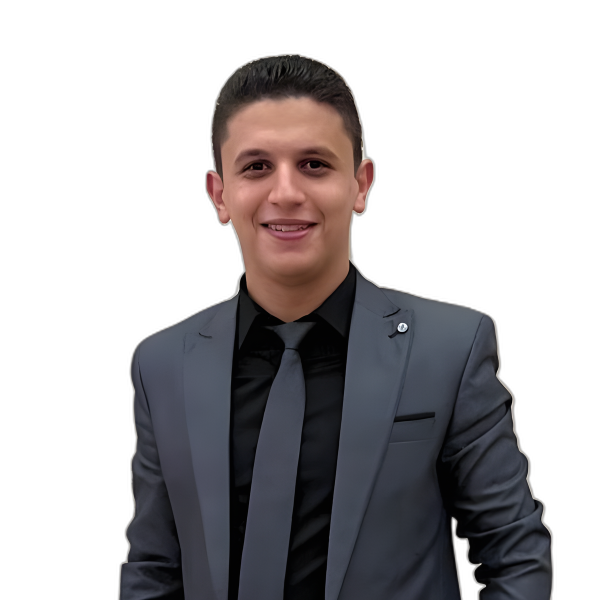
#> input picture logo/youssef-cutout.png, 1200 x 1200 px (shown at 1/2 size)
$ python scripts_build_new_badges_and_logos.py
#> lines starting #> are read from the running program, lines starting #| are printed output that depends on the picture; after the words box and inside, x2 and y2 are one past the last pixel; in counts of white or black regions, pixels touching at a corner belong together
import os
import base64
import numpy as np
from scipy.ndimage import distance_transform_edt
from PIL import Image, ImageDraw, ImageFilter, ImageChops, ImageFont

def hex_to_rgb(hex_str):
    hex_str = hex_str.lstrip('#')
    return tuple(int(hex_str[i:i+2], 16) for i in (0, 2, 4))

def make_gradient_circle(size, cx, cy, r, color1_hex, color2_hex):
    """Creates a smooth diagonal gradient clipped to a circle."""
    c1 = np.array(hex_to_rgb(color1_hex), dtype=float)
    c2 = np.array(hex_to_rgb(color2_hex), dtype=float)

    # Diagonal gradient grid
    y, x = np.ogrid[:size, :size]
    # Normalized coordinate along 135 degree diagonal
    t = ((x - (cx - r)) + (y - (cy - r))) / (2.0 * 2.0 * r)
    t = np.clip(t, 0.0, 1.0)[:, :, None]

    grad_rgb = ((1.0 - t) * c1 + t * c2).astype(np.uint8)

    # Circle mask
    dist_from_c = np.sqrt((x - cx)**2 + (y - cy)**2)
    circle_alpha = np.clip((r + 0.5 - dist_from_c) * 255.0, 0.0, 255.0).astype(np.uint8)

    grad_rgba = np.dstack([grad_rgb, circle_alpha])
    return Image.fromarray(grad_rgba, mode='RGBA')

def build_new_style_badge(
    output_png_path,
    output_webp_path,
    color_type='primary', # 'primary', 'accent', 'dual'
    canvas_size=1024,
    border_px=15
):
    """
    Builds the modern sticker-style avatar badge matching new.jpg:
    - No outer ring.
    - Solid circle background (or dual gradient).
    - White contour / sticker frame around Youssef's head, face, and suit.
    - Subtle soft drop shadow behind the white contour.
    - Head pops out slightly at the top.
    - Bottom curved cleanly to the circle boundary.
    """
#> called with output_png_path = 'logo/youssef-badge-primary-new.png', output_webp_path = 'logo/youssef-badge-primary-new.webp', color_type = 'primary', canvas_size = 1024, border_px = 15
    cutout = Image.open('logo/youssef-cutout.png').convert('RGBA')
#> cutout is the input picture: PIL image 1200x1200 RGBA; mean R, G, B, A 28.5, 25.8, 27.6, 104.1
    person_cropped = cutout.crop((228, 100, 1115, 930))
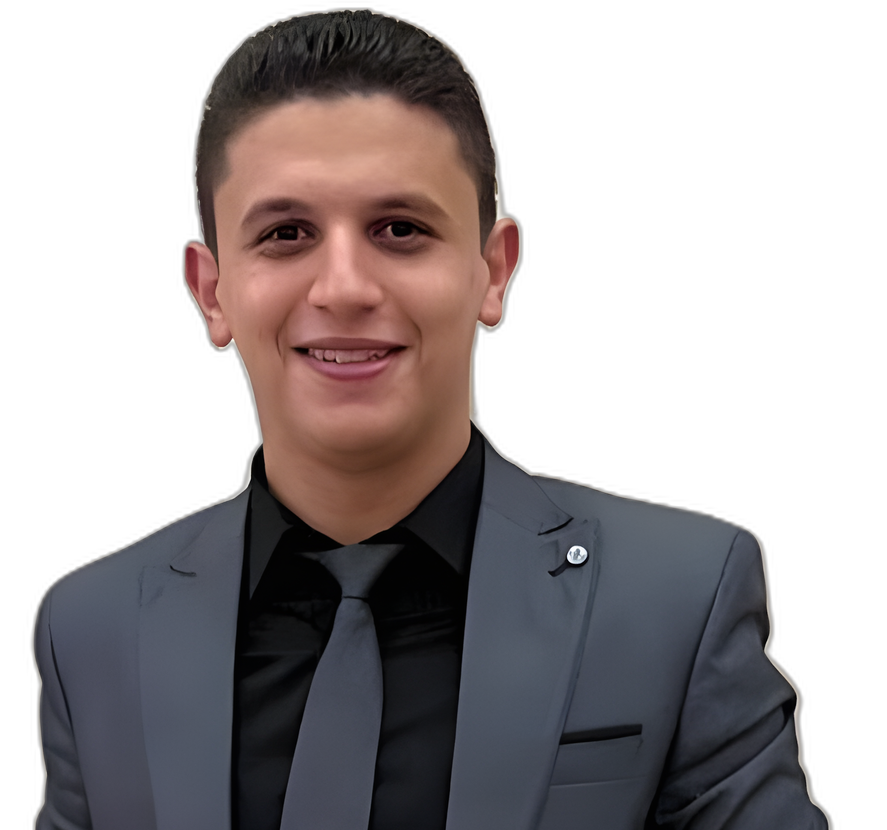
#> person_cropped: PIL image 887x830 RGBA; mean R, G, B, A 42.6, 36.6, 37.6, 127.4; transparent parts drawn white
    b = person_cropped.getbbox()
#> b = (22, 0, 842, 830)
    person = person_cropped.crop(b)
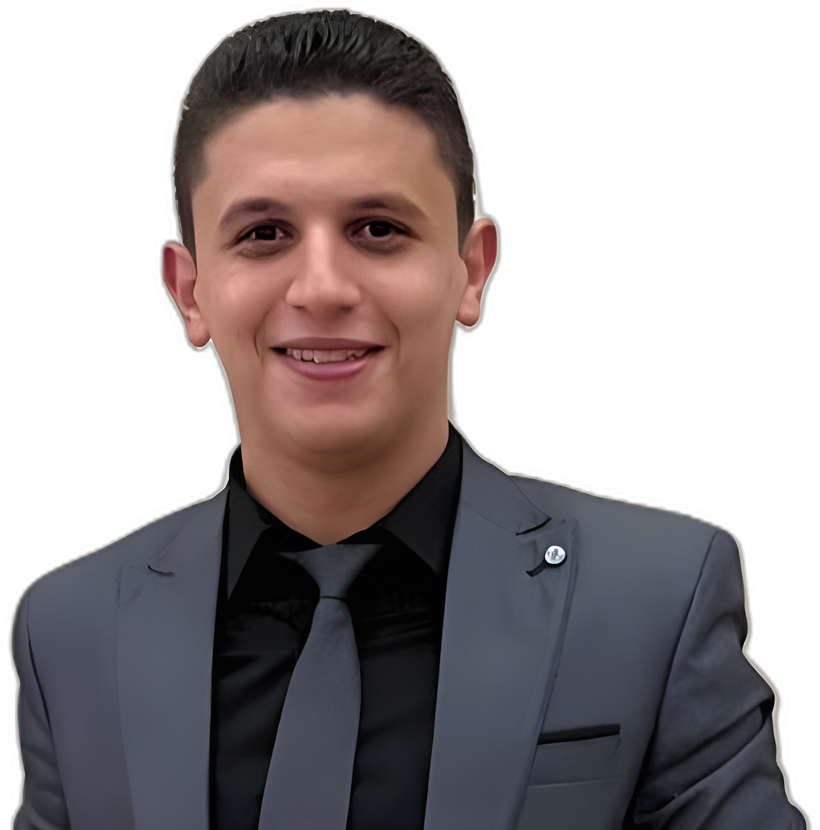
#> person: PIL image 820x830 RGBA; mean R, G, B, A 46.1, 39.6, 40.6, 137.8; transparent parts drawn white
    pw, ph = person.size
#> pw = 820; ph = 830

    cx = canvas_size // 2
    cy = canvas_size // 2

    circle_r = int(canvas_size * 0.43) # ~440px
    circle_cy = cy + int(canvas_size * 0.04)

    # 1. Background Circle
    if color_type == 'primary':
        bg = Image.new('RGBA', (canvas_size, canvas_size), (0, 0, 0, 0))
#> bg: PIL image 1024x1024 RGBA; every value is 0
        draw_bg = ImageDraw.Draw(bg)
        draw_bg.ellipse(
            [cx - circle_r, circle_cy - circle_r, cx + circle_r, circle_cy + circle_r],
            fill=hex_to_rgb('#0649C1') + (255,)
        )
    elif color_type == 'accent':
        bg = Image.new('RGBA', (canvas_size, canvas_size), (0, 0, 0, 0))
        draw_bg = ImageDraw.Draw(bg)
        draw_bg.ellipse(
            [cx - circle_r, circle_cy - circle_r, cx + circle_r, circle_cy + circle_r],
            fill=hex_to_rgb('#676CDB') + (255,)
        )
    elif color_type == 'dual':
        bg = make_gradient_circle(canvas_size, cx, circle_cy, circle_r, '#0649C1', '#676CDB')

    # 2. Scale & Position Person
    target_h = int(circle_r * 1.95)
    aspect = pw / ph
#> aspect = 0.988
    target_w = int(target_h * aspect)
#> target_w = 847
    person_scaled = person.resize((target_w, target_h), Image.Resampling.LANCZOS)

    px = cx - (target_w // 2) + int(40 * (target_w / 391))
#> px = 175
    py = (circle_cy + circle_r) - target_h + 10

    person_layer = Image.new('RGBA', (canvas_size, canvas_size), (0, 0, 0, 0))
    person_layer.paste(person_scaled, (px, py))

    # 3. Mathematically smooth white contour (sticker border)
    person_alpha = np.array(person_layer.split()[3])
    binary = person_alpha > 20
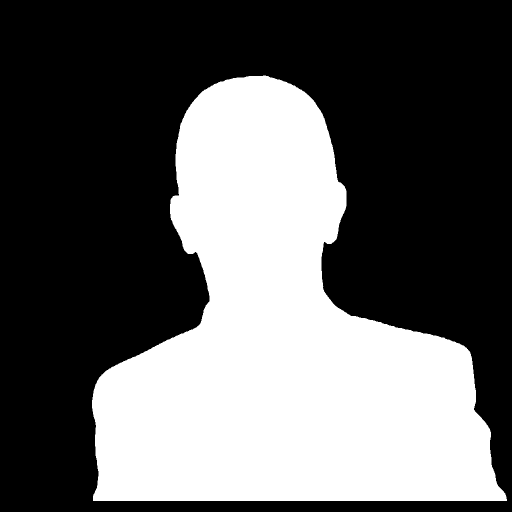
#> binary: shape (1024, 1024) bool (shown at 1/2 size); 38.1% white; 1 white region, box (x1, y1, x2, y2) and area: (184, 151, 1014, 1002) 399601
    dist = distance_transform_edt(~binary)
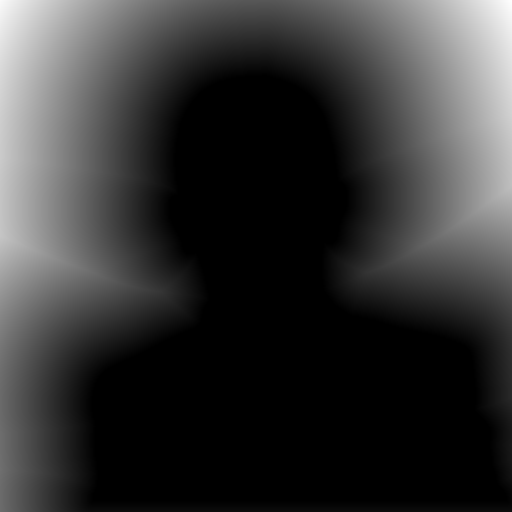
#> dist: shape (1024, 1024) float64 (shown at 1/2 size); min 0, max 441.7, mean 91.9; drawn with min black and max white

    alpha_contour = np.clip((border_px + 1.0 - dist) / 1.5, 0.0, 1.0) * 255.0
    contour_img = Image.fromarray(alpha_contour.astype(np.uint8), mode='L')

    white_border_layer = Image.new('RGBA', (canvas_size, canvas_size), (255, 255, 255, 255))
#> white_border_layer: PIL image 1024x1024 RGBA; every value is 255
    white_border_layer.putalpha(contour_img)

    # 4. Subtle soft drop shadow behind white border onto the circle
    shadow_mask = contour_img.filter(ImageFilter.GaussianBlur(7))
    shadow_arr = (np.array(shadow_mask) * 0.32).astype(np.uint8)
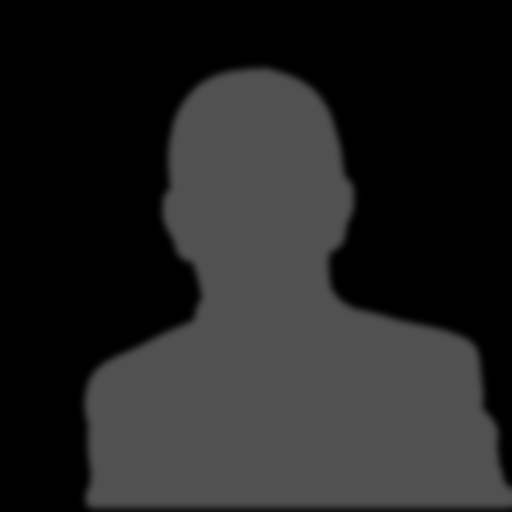
#> shadow_arr: shape (1024, 1024) (shown at 1/2 size); min 0, max 81, mean 34.5
    shadow_img = Image.fromarray(shadow_arr, mode='L')
    shadow_layer = Image.new('RGBA', (canvas_size, canvas_size), (0, 0, 0, 255))
    shadow_layer.putalpha(shadow_img)
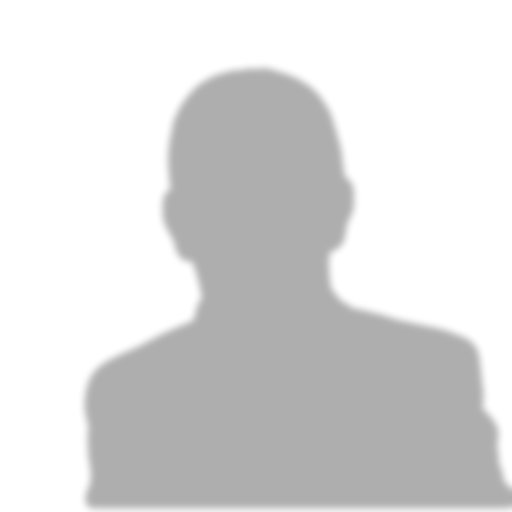
#> shadow_layer: PIL image 1024x1024 RGBA (shown at 1/2 size); mean R, G, B, A 0, 0, 0, 34.5; transparent parts drawn white

    shifted_shadow = Image.new('RGBA', (canvas_size, canvas_size), (0, 0, 0, 0))
    shifted_shadow.paste(shadow_layer, (0, 4))

    # 5. Bottom clipping mask to circle
    mask = Image.new('L', (canvas_size, canvas_size), 0)
#> mask: PIL image 1024x1024 L; every value is 0
    draw_mask = ImageDraw.Draw(mask)
    draw_mask.rectangle([0, 0, canvas_size, circle_cy + int(circle_r * 0.2)], fill=255)
    draw_mask.ellipse(
        [cx - circle_r, circle_cy - circle_r, cx + circle_r, circle_cy + circle_r],
        fill=255
    )

    fg = Image.alpha_composite(shifted_shadow, white_border_layer)
    fg = Image.alpha_composite(fg, person_layer)

    fg_alpha = ImageChops.multiply(fg.split()[3], mask)
    fg.putalpha(fg_alpha)

    final_badge = Image.alpha_composite(bg, fg)

    final_badge.save(output_png_path, 'PNG', optimize=True)
    final_badge.save(output_webp_path, 'WEBP', quality=98, method=6)
    print(f'Successfully built {output_png_path} and {output_webp_path}')
    return final_badge

# [74 lines left out: function build_high_res_logo_avatar, not called in this run]

if __name__ == '__main__':
    # Step 1: Build the 3 new sticker-style badges matching new.jpg
    b_primary_new = build_new_style_badge(
        'logo/youssef-badge-primary-new.png',
        'logo/youssef-badge-primary-new.webp',
        color_type='primary'
    )
    b_accent_new = build_new_style_badge(
        'logo/youssef-badge-accent-new.png',
        'logo/youssef-badge-accent-new.webp',
        color_type='accent'
    )
    b_dual_new = build_new_style_badge(
        'logo/youssef-badge-dual-new.png',
        'logo/youssef-badge-dual-new.webp',
        color_type='dual'
    )
#> call 3 of build_new_style_badge, with output_png_path = 'logo/youssef-badge-dual-new.png', output_webp_path = 'logo/youssef-badge-dual-new.webp', color_type = 'dual', canvas_size = 1024, border_px = 15
#> in build_new_style_badge (call 3), `final_badge = Image.alpha_composite(bg, fg)`:
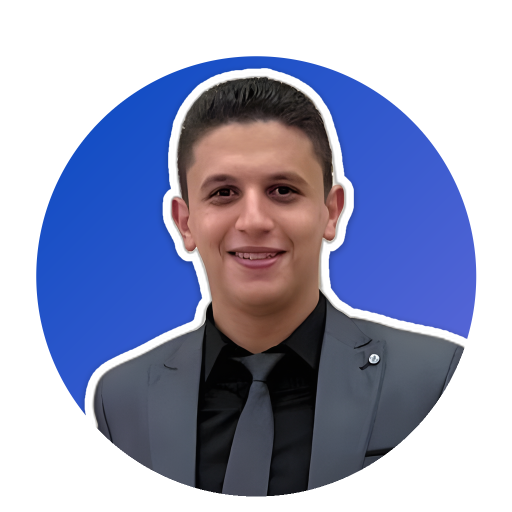
#> final_badge: PIL image 1024x1024 RGBA (shown at 1/2 size); mean R, G, B, A 67.5, 89.1, 165.2, 148; transparent parts drawn white

    # Step 2: High-resolution upgrade for EXISTING logo-avatar & logo-avatar-dark
    # Load existing badge
#> (the run stopped early here; a loop or call above may not have finished)
